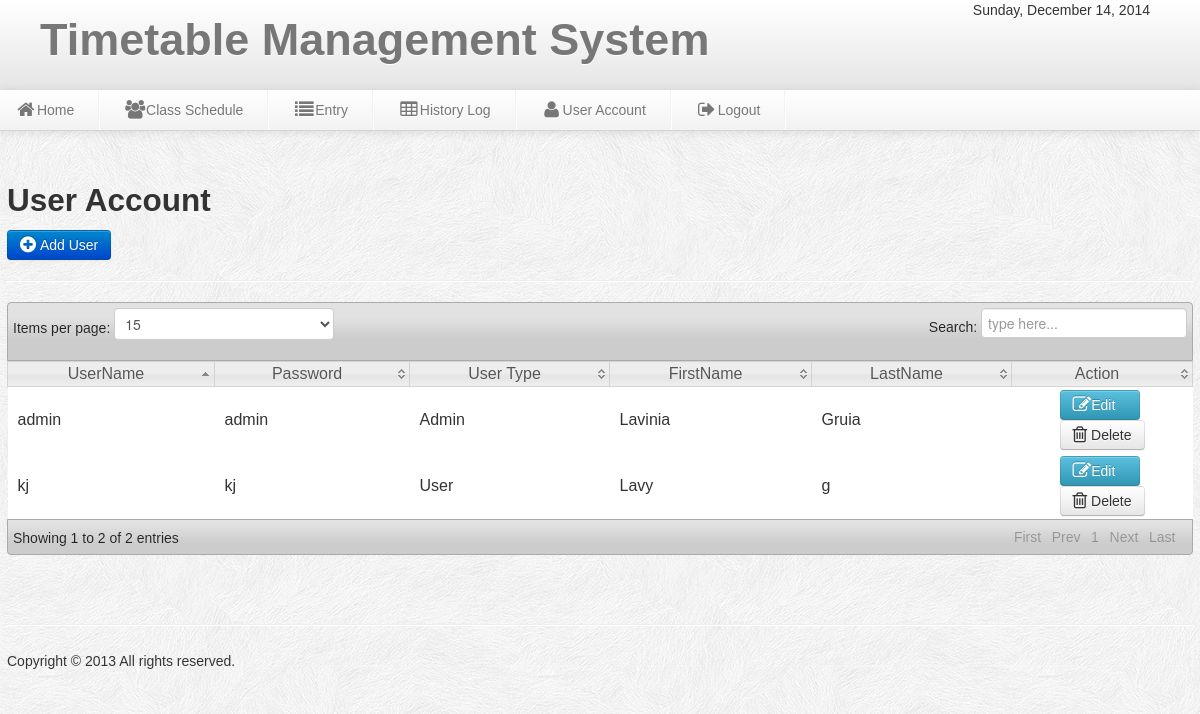
The app's page /admin/user_account.php with its own data.
### tables this page shows
CREATE TABLE IF NOT EXISTS `users` (
`User_id` int(11) NOT NULL,
  `UserName` varchar(20) NOT NULL,
  `Password` varchar(20) NOT NULL,
  `User_Type` varchar(20) NOT NULL,
  `FirstName` varchar(30) NOT NULL,
  `LastName` varchar(30) NOT NULL
);

### admin/user_account.php (the view, shortened to what this page needs)
<?php include('header.php');  include('dbcon.php') ?>
<body>
<?php include('nav-top1.php'); ?>
<div class="wrapper">
<div class="row-fluid">
<h2>User Account</h2>
	<a class="btn btn-primary"  href="add_user.php">  <i class="icon-plus-sign icon-large"></i>&nbsp;Add User</a>
	<hr>
	<table class="users-table">
<div class="demo_jui">
		<table cellpadding="0" cellspacing="0" border="0" class="display" id="log" class="jtable">
			<thead>
				<tr>
				<th>UserName</th>
				<th>Password</th>
				<th>User Type</th>
				<th>FirstName</th>
				<th>LastName</th>
				<th>Action</th>
				</tr>
			</thead>
			<tbody>
<?php $result=mysql_query("select * from users")or die(mysql_error());
while($row=mysql_fetch_array($result)){ $id=$row['User_id'];
?>
<tr class="del<?php echo $id ?>">
	<td><?php echo $row['UserName']; ?></td>
	<td><?php echo $row['Password']; ?></td>
	<td><?php echo $row['User_Type']; ?></td>
	<td><?php echo $row['FirstName']; ?></td>
	<td><?php echo $row['LastName']; ?></td>
	<td align="center" width="160">
	<a class="btn btn-info" href="edit_user.php<?php echo '?id='.$id; ?>"><i class="icon-edit icon-large"></i>Edit &nbsp;&nbsp;</a>&nbsp;
	<a class="btn btn-danger1"  data-toggle="modal" href="#<?php echo $id; ?>">  <i class="icon-trash icon-large"></i>&nbsp;Delete</a>
</td>
<?php } ?>
	</tr>
			</tbody>
		</table>
	</div>
<?php include('footer.php');?>
</div>
</body>

### admin/css/style.css (style rules this page uses)
* { margin:0; padding:0; }
body { font-family:"Trebuchet MS", "Myriad Pro", Arial, sans-serif; font-size:14px; background:#f4f4f4 url(../img/subtle_white_feathers.png) repeat top left; color:#333; text-shadow:0px 0px 0px #fff;; }
a { color:#777; }
.wrapper { width:1186px; margin: auto; margin-top:170px; min-height:550px; }

### admin/css/datatable/demo_table_jui.css (style rules this page uses)
table.display thead th { cursor: pointer; padding: 3px 0 3px 10px; }
table.display { border-collapse: collapse; clear: both; margin: 0 auto; width: 100%; }
table.display td { padding: 3px 10px; }
tr.odd { background-color: #fff; }
tr.even { background-color: #fff; }
tr.odd td.sorting_1 { background-color: #fff; }
tr.even td.sorting_1 { background-color: #fff; }

### records on screen
users: UserName "kj", Password "kj", User_Type "User", FirstName "Lavy", LastName "g"
users: UserName "admin", Password "admin", User_Type "Admin", FirstName "Lavinia", LastName "Gruia"
